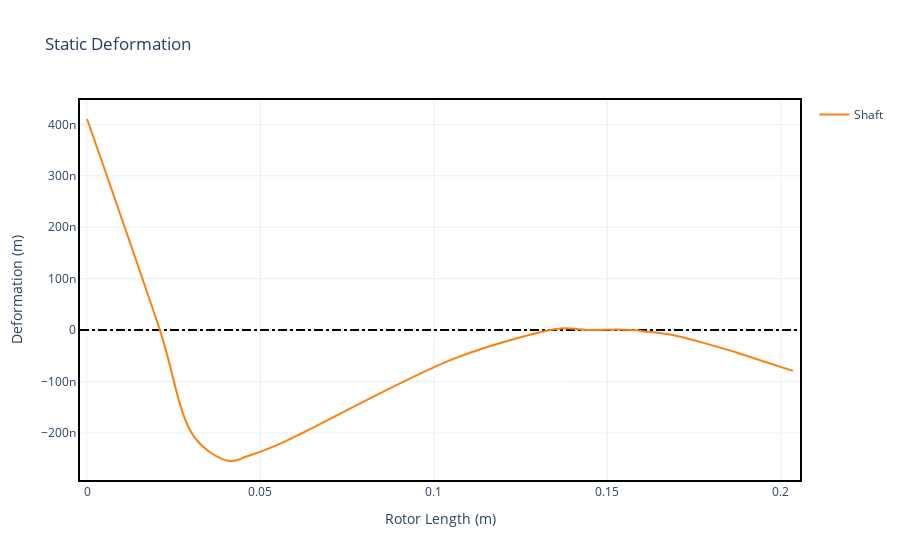

The notebook cell this image was saved under:
### Markdown cell above
#### 4.2.2 - Expected Deformation

### Code cell
static.plot_deformation()

### Figure 1 — Plotly figure (JSON) as saved in the notebook; plotly's stock layout.template omitted (floating-point values rounded to 4 significant figures)
{"data": [{"hoverinfo": "none", "line": {"color": "black", "dash": "dashdot"}, "mode": "lines", "showlegend": false, "type": "scatter", "x": [-0.002035, 0.2055], "y": [0, 0]}, {"hovertemplate": "Rotor Length (m): %{x:.2f}<br>Displacement (m): %{y:.2e}", "line": {"shape": "spline", "smoothing": 1}, "mode": "lines", "name": "Shaft", "showlegend": true, "type": "scatter", "x": [0.0, 0.021, 0.031, 0.041, 0.046, 0.0535, 0.061, 0.106, 0.1335, 0.1375, 0.1455, 0.1532, 0.1608, 0.1685, 0.1875, 0.1885, 0.2035], "y": [4.105e-07, -8.871e-20, -2.086e-07, -2.546e-07, -2.459e-07, -2.272e-07, -2.037e-07, -5.498e-08, -1.415e-19, 3.528e-09, 1.041e-19, 9.472e-10, -2.482e-09, -9.201e-09, -4.418e-08, -4.657e-08, -7.919e-08]}], "layout": {"title": {"text": "Static Deformation"}, "xaxis": {"title": {"text": "Rotor Length (m)"}}, "yaxis": {"title": {"text": "Deformation (m)"}}}}
